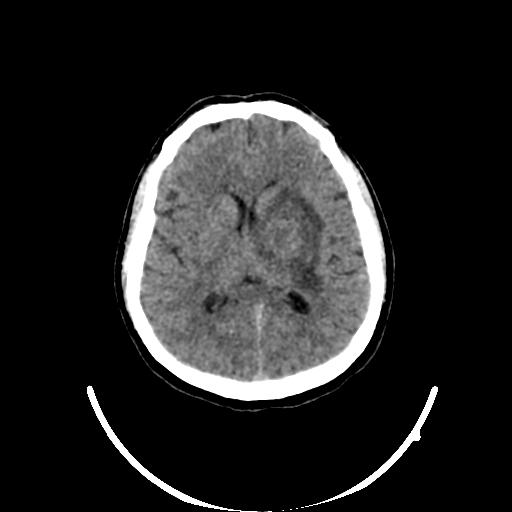
#> input picture Latex/images/CT-Scan.jpeg, 512 x 512 px
$ python sharp.py ../../../Latex/images ../../../Latex/images   (older library calls are emulated)
#> lines starting #> are read from the running program, lines starting #| are printed output that depends on the picture
"""
bandingkan_2_folder.py

Membandingkan statistik sharpness/blur antara DUA folder berisi gambar yang
BERBEDA satu sama lain (bukan pasangan file yang sama). Cocok untuk kasus
seperti: "batch foto A lebih tajam dari batch foto B?"

CATATAN PENTING (baca dulu):
- Ini membandingkan SEBARAN STATISTIK, bukan gambar per gambar. Karena isi
  kedua folder berbeda, sebagian perbedaan skor bisa jadi disebabkan oleh
  KONTEN gambar (tekstur, pencahayaan, objek), bukan murni karena blur.
- Uji statistik (Mann-Whitney U) memberi tahu apakah perbedaan skor SIGNIFIKAN
  secara statistik, TAPI signifikan secara statistik != signifikan secara
  visual/praktis. Selalu cek juga secara visual, terutama jika jumlah gambar
  di tiap folder kecil (<20).
- Metrik yang dipakai (variance of Laplacian, Tenengrad) adalah proksi relatif
  ketajaman, bukan pengukuran blur yang absolut/terkalibrasi.

Cara pakai:
    python bandingkan_2_folder.py /path/folder_A /path/folder_B
    python bandingkan_2_folder.py /path/folder_A /path/folder_B --recursive
    python bandingkan_2_folder.py /path/folder_A /path/folder_B --csv hasil.csv
    python bandingkan_2_folder.py /path/folder_A /path/folder_B --label "Sebelum" "Sesudah"
"""

import argparse
import csv
import sys
from pathlib import Path

import cv2
import numpy as np

try:
    from scipy.stats import mannwhitneyu
    ADA_SCIPY = True
except ImportError:
    ADA_SCIPY = False

EKSTENSI_VALID = {".jpg", ".jpeg", ".png", ".bmp", ".tiff", ".tif", ".webp"}


def hitung_variance_laplacian(gray: np.ndarray) -> float:
    return cv2.Laplacian(gray, cv2.CV_64F).var()


def hitung_tenengrad(gray: np.ndarray) -> float:
    gx = cv2.Sobel(gray, cv2.CV_64F, 1, 0, ksize=3)
    gy = cv2.Sobel(gray, cv2.CV_64F, 0, 1, ksize=3)
    return float(np.mean(gx**2 + gy**2))


def kumpulkan_file_gambar(folder: Path, rekursif: bool) -> list[Path]:
    pola = folder.rglob("*") if rekursif else folder.glob("*")
    return sorted(p for p in pola if p.is_file() and p.suffix.lower() in EKSTENSI_VALID)


def proses_folder(folder: Path, rekursif: bool, resize_max: int = 1200) -> list[dict]:
    hasil = []
    for path in kumpulkan_file_gambar(folder, rekursif):
        img = cv2.imread(str(path))
        if img is None:
            print(f"[GAGAL BACA] {path}")
            continue
        h, w = img.shape[:2]
        skala = min(1.0, resize_max / max(h, w))
        if skala < 1.0:
            img = cv2.resize(img, (int(w * skala), int(h * skala)))
        gray = cv2.cvtColor(img, cv2.COLOR_BGR2GRAY)
        hasil.append({
            "file": str(path),
            "laplacian_var": hitung_variance_laplacian(gray),
            "tenengrad": hitung_tenengrad(gray),
        })
    return hasil


def ringkas(skor: np.ndarray) -> dict:
    return {
        "n": len(skor),
        "mean": float(np.mean(skor)),
        "median": float(np.median(skor)),
        "std": float(np.std(skor)),
        "min": float(np.min(skor)),
        "p25": float(np.percentile(skor, 25)),
        "p75": float(np.percentile(skor, 75)),
        "max": float(np.max(skor)),
    }


def cetak_perbandingan(nama_metrik: str, ringkasan_a: dict, ringkasan_b: dict,
                        label_a: str, label_b: str, p_value: float | None):
    print(f"\n=== {nama_metrik} ===")
    print(f"{'':<10} {label_a:<18} {label_b:<18}")
    for k in ["n", "mean", "median", "std", "min", "p25", "p75", "max"]:
        va, vb = ringkasan_a[k], ringkasan_b[k]
        print(f"{k:<10} {va:<18.2f} {vb:<18.2f}")

    beda_median = ringkasan_b["median"] - ringkasan_a["median"]
    arah = label_b if beda_median > 0 else label_a
    persen = abs(beda_median) / (ringkasan_a["median"] + 1e-9) * 100
    print(f"-> Median '{arah}' lebih tinggi {abs(beda_median):.2f} poin (~{persen:.1f}%)")

    if p_value is not None:
        signif = "SIGNIFIKAN (p < 0.05)" if p_value < 0.05 else "tidak signifikan (p >= 0.05)"
        print(f"-> Uji Mann-Whitney U: p-value = {p_value:.4f} -> {signif}")
    else:
        print("-> scipy tidak terpasang, uji signifikansi statistik dilewati "
              "(install dengan: pip install scipy)")


def main():
    parser = argparse.ArgumentParser(description="Bandingkan sharpness/blur dua folder gambar")
    parser.add_argument("folder_a", type=str, help="Folder pertama")
    parser.add_argument("folder_b", type=str, help="Folder kedua")
    parser.add_argument("--label", nargs=2, default=None, metavar=("LABEL_A", "LABEL_B"),
                         help="Nama label untuk masing-masing folder (default: nama folder)")
    parser.add_argument("--recursive", action="store_true", help="Telusuri subfolder juga")
    parser.add_argument("--csv", type=str, default=None, help="Simpan data mentah gabungan ke CSV")
    parser.add_argument("--top", type=int, default=5,
                         help="Jumlah gambar paling blur yang ditampilkan per folder (default: 5)")
    args = parser.parse_args()

    folder_a, folder_b = Path(args.folder_a), Path(args.folder_b)
    for f in (folder_a, folder_b):
        if not f.is_dir():
            print(f"Error: folder tidak ditemukan -> {f}")
            sys.exit(1)

    label_a, label_b = args.label if args.label else (folder_a.name, folder_b.name)

    print(f"Memproses folder '{label_a}' ({folder_a}) ...")
    data_a = proses_folder(folder_a, args.recursive)
#> in proses_folder, img is the input picture: shape (512, 512, 3); min 0, max 255, mean 36.7
#> in hitung_tenengrad, `gx = cv2.Sobel(gray, cv2.CV_64F, 1, 0, ksize=3)`:
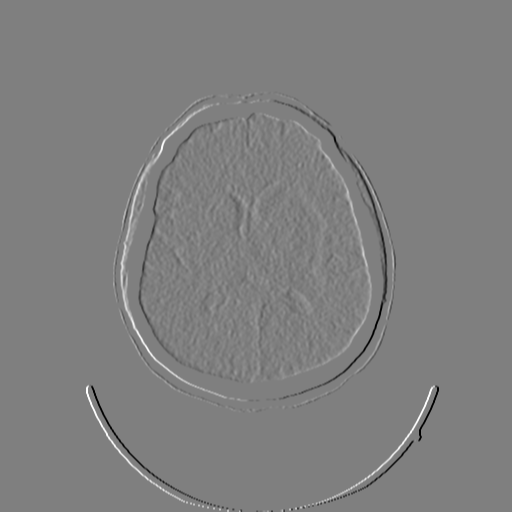
#> gx: shape (512, 512) float64; min -1020, max 1020, mean 0; drawn with min black and max white
#> in hitung_tenengrad, `gy = cv2.Sobel(gray, cv2.CV_64F, 0, 1, ksize=3)`:
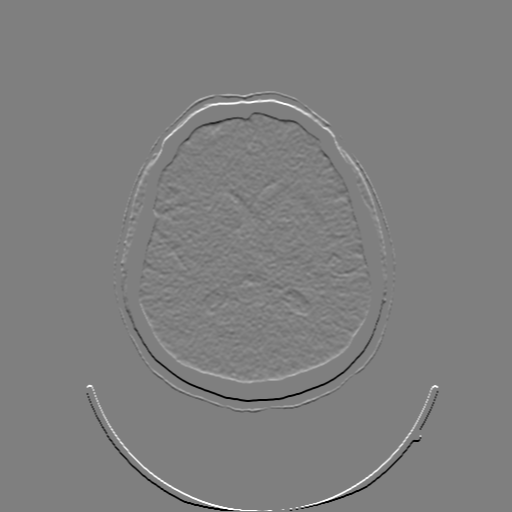
#> gy: shape (512, 512) float64; min -1020, max 1020, mean 0.2; drawn with min black and max white
#> pass 2 of the loop in proses_folder, `for path in kumpulkan_file_gambar(folder, rekursif):`:
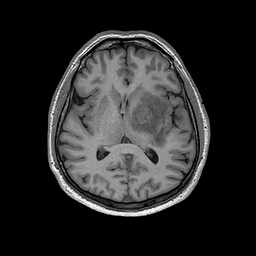
#> input picture Latex/images/MRI.jpeg, 256 x 256 px
#> in proses_folder, img is the input picture: shape (256, 256, 3); min 0, max 255, mean 39.9
#> gray: shape (256, 256)
#> in hitung_tenengrad (call 2), `gx = cv2.Sobel(gray, cv2.CV_64F, 1, 0, ksize=3)`:
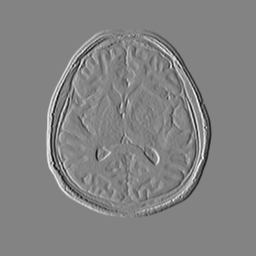
#> gx: shape (256, 256) float64; min -676, max 634, mean 0; drawn with min black and max white
#> in hitung_tenengrad (call 2), `gy = cv2.Sobel(gray, cv2.CV_64F, 0, 1, ksize=3)`:
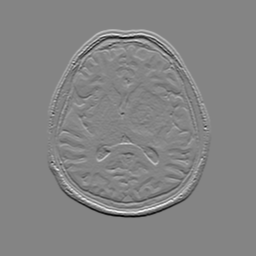
#> gy: shape (256, 256) float64; min -946, max 877, mean 0; drawn with min black and max white
#> data_a = 2 items
    print(f"Memproses folder '{label_b}' ({folder_b}) ...")
    data_b = proses_folder(folder_b, args.recursive)
#> pass 2 of the loop in proses_folder, `for path in kumpulkan_file_gambar(folder, rekursif):`:
#> data_b = 2 items

    if not data_a or not data_b:
        print("Salah satu folder tidak punya gambar valid. Berhenti.")
        sys.exit(1)

    if min(len(data_a), len(data_b)) < 20:
        print("\n[PERHATIAN] Salah satu/kedua folder punya <20 gambar. Kesimpulan "
              "statistik dengan sampel sekecil ini kurang bisa diandalkan — "
              "anggap hasil di bawah sebagai indikasi awal, bukan kesimpulan final.")

    lap_a = np.array([d["laplacian_var"] for d in data_a])
#> lap_a = [1140.9, 1533.4]
    lap_b = np.array([d["laplacian_var"] for d in data_b])
#> lap_b = [1140.9, 1533.4]
    ten_a = np.array([d["tenengrad"] for d in data_a])
#> ten_a = [12547.3, 15939.1]
    ten_b = np.array([d["tenengrad"] for d in data_b])
#> ten_b = [12547.3, 15939.1]

    p_lap = p_ten = None
    if ADA_SCIPY:
        try:
            p_lap = mannwhitneyu(lap_a, lap_b, alternative="two-sided").pvalue
#> p_lap = 1
            p_ten = mannwhitneyu(ten_a, ten_b, alternative="two-sided").pvalue
#> p_ten = 1
        except ValueError:
            pass

    cetak_perbandingan("VARIANCE OF LAPLACIAN (metrik utama)",
                        ringkas(lap_a), ringkas(lap_b), label_a, label_b, p_lap)
#> the loop in cetak_perbandingan, `for k in ["n", "mean", "median", "std", "min", "p25", "p75", "max"]:` made 8 passes
#> (k, va, vb) on passes 1 to 8: ('n', 2, 2), ('mean', 1337.2, 1337.2), ('median', 1337.2, 1337.2), ('std', 196.3, 196.3), ('min', 1140.9, 1140.9), ('p25', 1239, 1239), ('p75', 1435.3, 1435.3), ('max', 1533.4, 1533.4)
#| n          2.00               2.00
#| mean       1337.15            1337.15
#| median     1337.15            1337.15
#| std        196.28             196.28
#| min        1140.87            1140.87
#| p25        1239.01            1239.01
#| p75        1435.30            1435.30
#| max        1533.44            1533.44
#> in cetak_perbandingan, `beda_median = ringkasan_b["median"] - ringkasan_a["median"]`: beda_median = 0
#> in cetak_perbandingan, `arah = label_b if beda_median > 0 else label_a`: arah = 'images'
#> in cetak_perbandingan, `persen = abs(beda_median) / (ringkasan_a["median"] + 1e-9) * 100`: persen = 0
#| -> Median 'images' lebih tinggi 0.00 poin (~0.0%)
#> in cetak_perbandingan, `signif = "SIGNIFIKAN (p < 0.05)" if p_value < 0.05 else "tidak signifi..`: signif = 'tidak signifikan (p >= 0.05)'
#| -> Uji Mann-Whitney U: p-value = 1.0000 -> tidak signifikan (p >= 0.05)
    cetak_perbandingan("TENENGRAD (metrik pembanding)",
                        ringkas(ten_a), ringkas(ten_b), label_a, label_b, p_ten)
#> the loop in cetak_perbandingan (call 2), `for k in ["n", "mean", "median", "std", "min", "p25", "p75", "max"]:` made 8 passes
#> (k, va, vb) on passes 1 to 8: ('n', 2, 2), ('mean', 14243.2, 14243.2), ('median', 14243.2, 14243.2), ('std', 1695.9, 1695.9), ('min', 12547.3, 12547.3), ('p25', 13395.2, 13395.2), ('p75', 15091.2, 15091.2), ('max', 15939.1, 15939.1)
#| n          2.00               2.00
#| mean       14243.20           14243.20
#| median     14243.20           14243.20
#| std        1695.92            1695.92
#| min        12547.28           12547.28
#| p25        13395.24           13395.24
#| p75        15091.15           15091.15
#| max        15939.11           15939.11
#| -> Median 'images' lebih tinggi 0.00 poin (~0.0%)
#| -> Uji Mann-Whitney U: p-value = 1.0000 -> tidak signifikan (p >= 0.05)

    # Tampilkan gambar paling blur di masing-masing folder sebagai konteks visual
    for label, data in [(label_a, data_a), (label_b, data_b)]:
        print(f"\n{args.top} gambar paling blur di '{label}':")
        for d in sorted(data, key=lambda x: x["laplacian_var"])[:args.top]:
            print(f"  laplacian_var={d['laplacian_var']:.2f}  {d['file']}")
#> this loop made 2 passes
#> label on passes 1 to 2: 'images', 'images'
#| 5 gambar paling blur di 'images':
#|   laplacian_var=1140.87  ../../../Latex/images/CT-Scan.jpeg
#|   laplacian_var=1533.44  ../../../Latex/images/MRI.jpeg
#| 5 gambar paling blur di 'images':
#|   laplacian_var=1140.87  ../../../Latex/images/CT-Scan.jpeg
#|   laplacian_var=1533.44  ../../../Latex/images/MRI.jpeg

    if args.csv:
        with open(args.csv, "w", newline="", encoding="utf-8") as f:
            writer = csv.DictWriter(f, fieldnames=["folder", "file", "laplacian_var", "tenengrad"])
            writer.writeheader()
            for label, data in [(label_a, data_a), (label_b, data_b)]:
                for d in data:
                    writer.writerow({"folder": label, **d})
        print(f"\nData mentah disimpan ke: {args.csv}")


if __name__ == "__main__":
    main()
